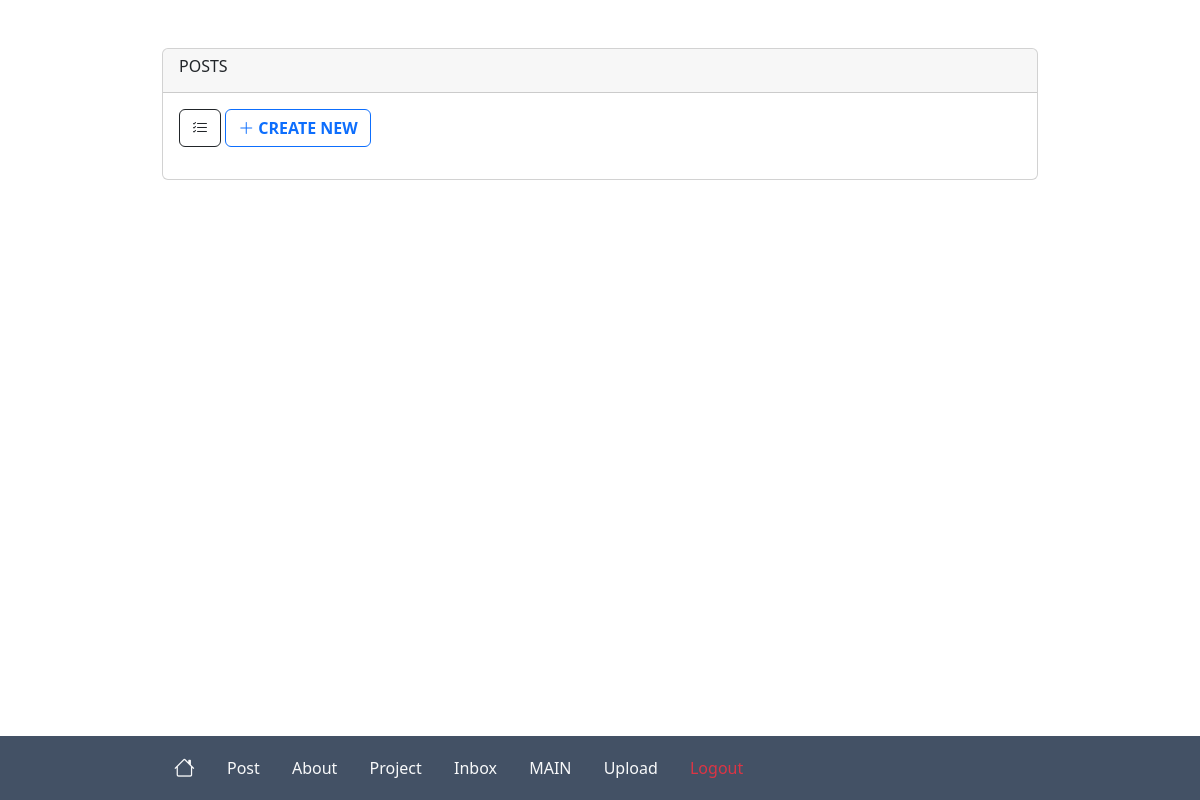
The page /admin/posts (signed in) on the database as committed earlier.
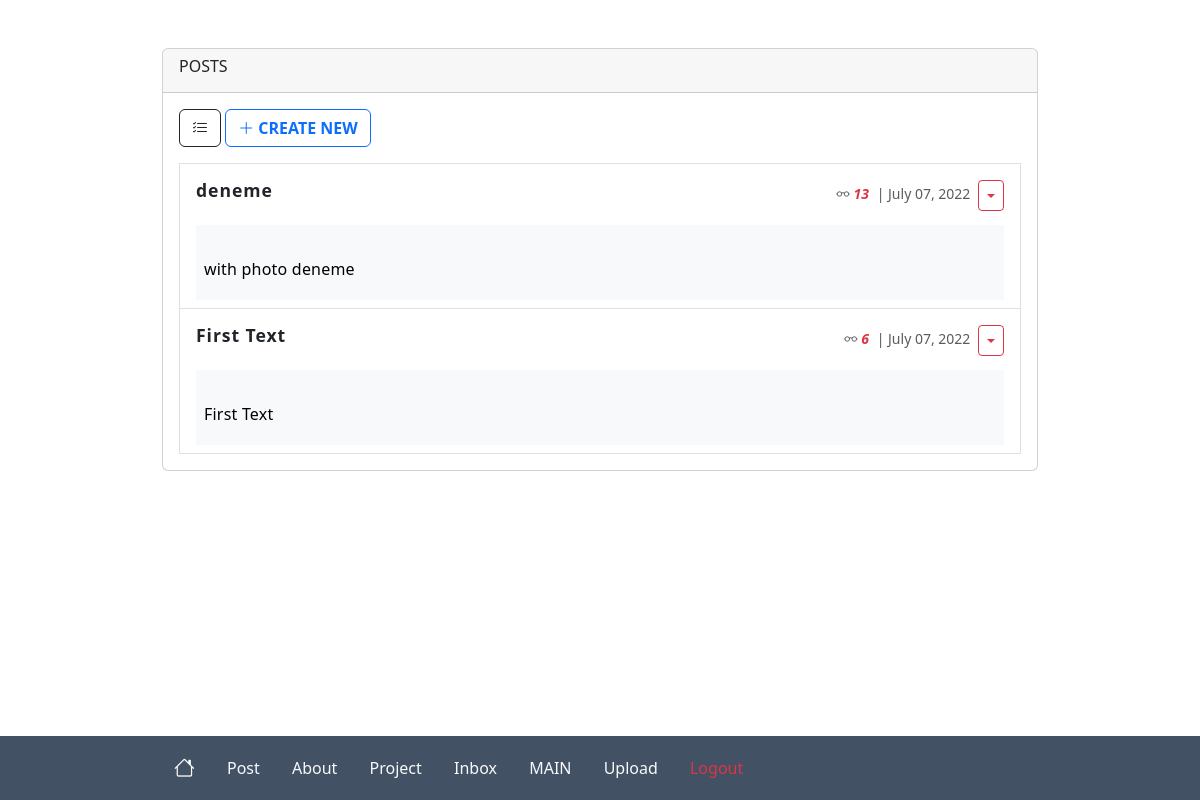
The same page on the database as committed later.
### website/models.py (models this page shows)
class Post(db.Model):
    id = db.Column(db.Integer, primary_key=True)
    text = db.Column(db.String, nullable=False, unique=True)
    title = db.Column(db.String, nullable=False, unique=True)
    date_created = db.Column(db.DateTime(timezone=True), default=func.now())
    author = db.Column(db.Integer, db.ForeignKey('user.id', ondelete='CASCADE'), nullable=False)
    likes = db.relationship('Like', backref='post', passive_deletes=True)
    kapak_photo = db.Column(db.String, nullable=False, default="0")
    image = db.Column(db.String, nullable=False, default="0")
    photo = db.Column(db.String, nullable=False, default="0")

### website/views.py (the view, shortened to what this page needs)
@views.route("/admin/posts", methods=['GET', 'POST'])
@login_required
def adminposts_page():
    posts = Post.query.all()
    return render_template('/Admin/Posts.html', user=current_user, posts=posts)

### website/__init__.py (called while the page is built)
def create_app():
    app=Flask(__name__,template_folder='templates/')
    app.config['SECRET_KEY'] = 'gsdhajweu gda baasu'
    app.config['SQLALCHEMY_DATABASE_URI'] = f'sqlite:///{DB_NAME}'
    db.init_app(app)
    from .views import views
    from .auth import auth
    app.register_blueprint(views, url_prefix='/')
    app.register_blueprint(auth, url_prefix='/admin/')
    from .models import User, Post, Like, About, Project, Contact, Visit, Upload
    create_database(app)
    login_manager = LoginManager()
    login_manager.login_view = "auth.sign_in"
    login_manager.init_app(app)
    @login_manager.user_loader
    def load_user(id):
        return User.query.get(int(id))
    return app

### website/templates/Admin/Posts.html (shortened to what this page needs)
{% extends "Admin/admin-base.html" %}  {%block content%}
<div class="card">
  <div class="card-header"><h6>POSTS</h6></div>
  <div class="card-body">
    <p>
      <button
        class="btn btn-outline-dark"
        type="button"
        data-bs-toggle="collapse"
        data-bs-target="#collapseList"
        aria-expanded="false"
        aria-controls="collapseExample"
      >
        <i class="bi bi-list-check"></i>
      </button>
      <button
        class="btn btn-outline-primary fw-bolder"
        type="button"
        data-bs-toggle="collapse"
        data-bs-target="#collapseCreate"
        aria-expanded="false"
        aria-controls="collapseExample"
      >
        <i class="bi bi-plus-lg"></i> CREATE NEW
      </button>
    </p>
    <div class="collapse show mt-2" id="collapseList">
      <ul class="list-group rounded-0">
        {% for post in posts|sort(attribute='id', reverse = True) %}
        <li class="list-group-item d-flex flex-column justify-content-between">
          <div class="d-flex w-100 justify-content-between mt-2 mb-0">
            <h5 class="mb-4 writing-heading">
              <div class="writing-heading d-none d-md-block">
                {{ post.title|truncate(50, True, '..') }}
              </div>
            </h5>
            <small class="text-muted"
              ><i class="bi bi-eyeglasses me-1"
                ><span class="fw-bolder text-danger">
                  {{post.likes|length}}
                </span></i
              >
              | {{ post.date_created.strftime('%B %m, %Y') }}
              <div class="btn-group ms-1">
                <button
                  type="button"
                  class="btn btn-sm btn-outline-danger dropdown-toggle"
                  data-bs-toggle="dropdown"
                ></button>
              </div></small
            >
          </div>
          <span class="text-area-style bg-light px-2">
            {{ post.text|truncate(50, True, '..')|safe }}
          </span>
        </li>
        {% endfor %}
      </ul>
    </div>
  </div>
</div>
{% endblock %}

Rows that differ between the two databases and show on the page:
added Post: title "deneme", likes|length "13", date_created "July 07, 2022", text "with photo deneme"
added Post: title "First Text", likes|length "6", date_created "July 07, 2022", text "First Text"
